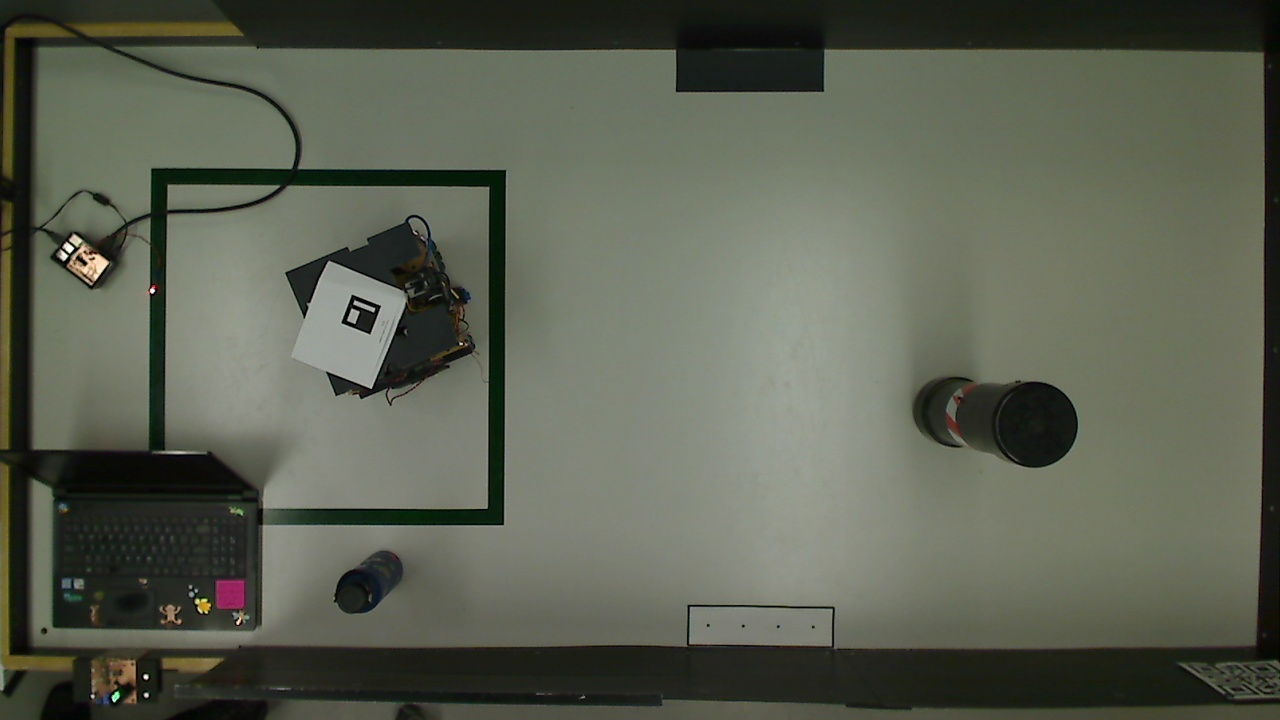
#> input picture scripts/Aruko3.jpg, 1280 x 720 px, given in place of the camera
$ python demo3.py
#> lines starting #> are read from the running program, lines starting #| are printed output that depends on the picture; after the words box and inside, x2 and y2 are one past the last pixel; in counts of white or black regions, pixels touching at a corner belong together; long printed decimals are rounded
#> further down, frame is the input picture: shape (720, 1280, 3); mean B, G, R 82.1, 96.1, 91.7
import cv2
import numpy as np
import math
import imutils


def detect(crop_img):
    image = cv2.GaussianBlur(crop_img, (5, 5), 0)
    image = cv2.medianBlur(image, ksize=3)
    resized = image

    gray = cv2.cvtColor(resized, cv2.COLOR_BGR2GRAY)
    blurred = cv2.GaussianBlur(gray, (5, 5), 0)
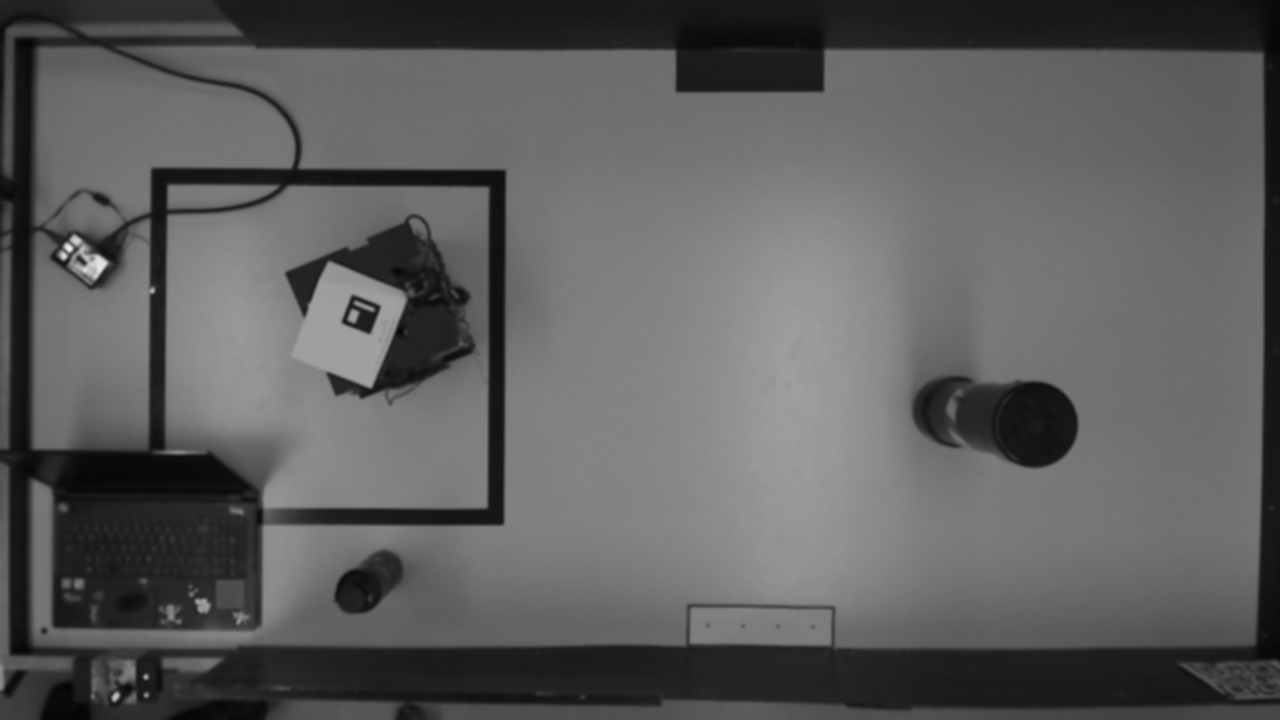
#> blurred: shape (720, 1280); min 5, max 245, mean 93.2
    canny_output = cv2.Canny(resized, 150, 150)
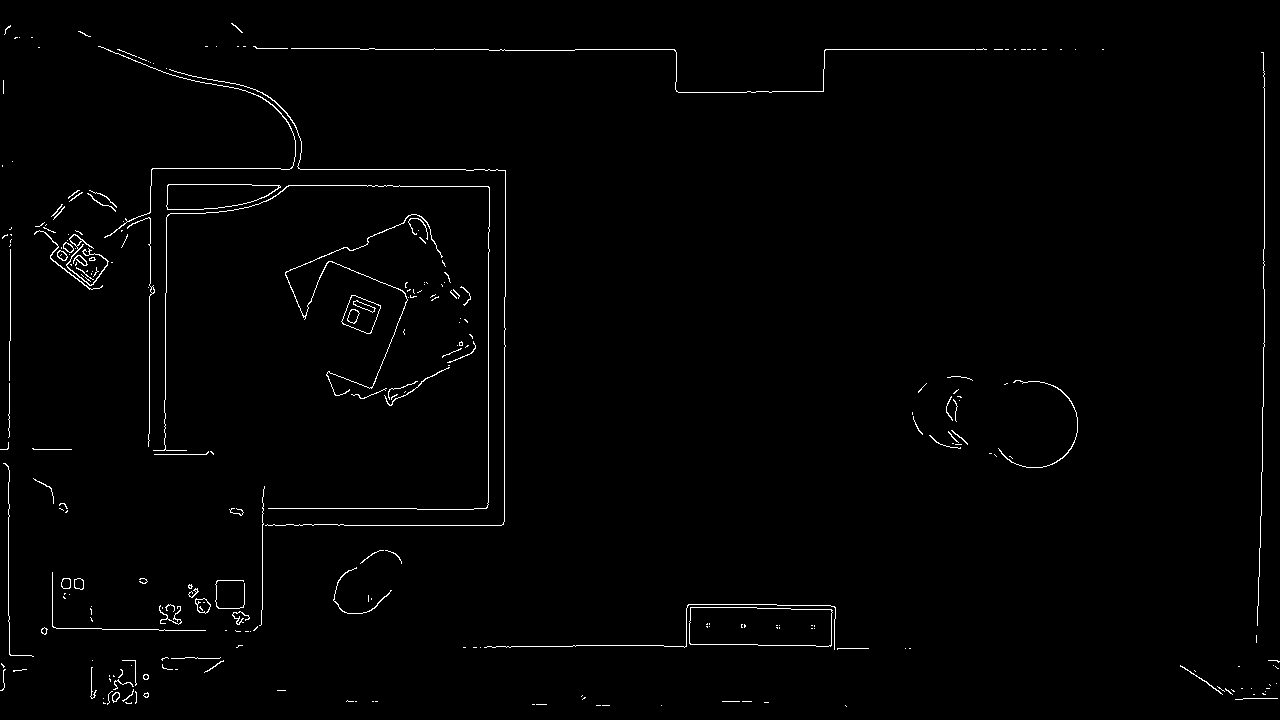
#> canny_output: shape (720, 1280); 1.2% white in thin lines or dots
    canny_output = cv2.GaussianBlur(canny_output, (5, 5), 0)
    canny_output = cv2.Canny(resized, 150, 150)

    kernel = cv2.getStructuringElement(cv2.MORPH_RECT, ksize=(3, 3))
    canny_output_close = cv2.morphologyEx(canny_output, cv2.MORPH_OPEN, kernel=kernel)
#> canny_output_close: shape (720, 1280); every value is 0
    canny_output_close = cv2.morphologyEx(canny_output, cv2.MORPH_CLOSE, kernel=kernel, iterations=3)
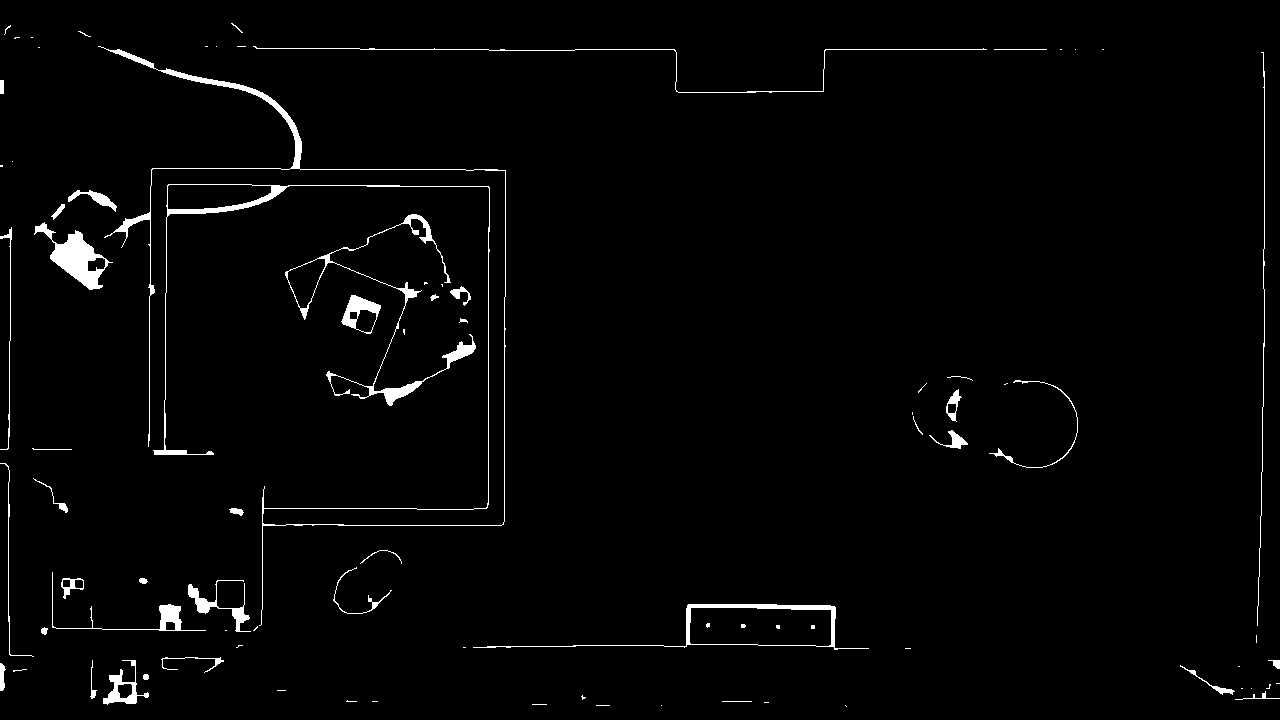
#> canny_output_close: shape (720, 1280); 2% white; 85 white regions (44 under 20 px)
    hierachy = cv2.findContours(canny_output_close, cv2.RETR_TREE, cv2.CHAIN_APPROX_SIMPLE)
    cnts = imutils.grab_contours(hierachy)
#> cnts = 96 contours, 53 with area under 20; largest, box (x1, y1, x2, y2) and area: (473, 604, 869, 650) 5986, (689, 607, 832, 647) 5206, (98, 46, 506, 626) 4394, (285, 214, 476, 406) 2466, (167, 184, 272, 210) 2189
    cnts = sorted(cnts, key=cv2.contourArea, reverse=True)[:10]
#> cnts = 10 contours; largest, box (x1, y1, x2, y2) and area: (473, 604, 869, 650) 5986, (689, 607, 832, 647) 5206, (98, 46, 506, 626) 4394, (285, 214, 476, 406) 2466, (167, 184, 272, 210) 2189

    for c in cnts:
        M = cv2.moments(c)
        peri = cv2.arcLength(c, True)
        approx = cv2.approxPolyDP(c, 0.04 * peri, True)
        if len(approx) == 3:
            centerX = int((M["m10"] / M["m00"]))
            centerY = int((M["m01"] / M["m00"]))

            peak = getTrianglePeak(approx)
            dy = peak[1] - centerY
            dx = peak[0] - centerX

            angle = math.atan2(-dy, dx)
            angle = np.rad2deg(angle)
            angle = angle
            centerX = centerX
            centerY = centerY
            return angle, (centerX, centerY)
#> this loop made 1 pass
#> (peri, approx, centerX, centerY, dis1 in getTrianglePeak, dis2 in getTrianglePeak, dis3 in getTrianglePeak, dy) on pass 1: (882.5, [[868, 648], [776, 604], [473, 647]], 759, 624, 102, 395, 306, 23)


def getTrianglePeak(markers):
    dis1 = math.sqrt((markers[0][0][0] - markers[1][0][0]) ** 2 + (markers[0][0][1] - markers[1][0][1]) ** 2)
    dis2 = math.sqrt((markers[0][0][0] - markers[2][0][0]) ** 2 + (markers[0][0][1] - markers[2][0][1]) ** 2)
    dis3 = math.sqrt((markers[1][0][0] - markers[2][0][0]) ** 2 + (markers[1][0][1] - markers[2][0][1]) ** 2)
    # distance_1 = euc_distance(markers[0], markers[1])
    # distance_2 = euc_distance(markers[0], markers[2])
    # distance_3 = euc_distance(markers[1], markers[2])

    if dis1 > dis2 and dis3 > dis2:
        return markers[1][0]
    if dis1 > dis3 and dis2 > dis3:
        return markers[0][0]
    else:
        return markers[2][0]


if __name__ == "__main__":
    # execute only if run as a script
    capture = cv2.VideoCapture(1)
    capture.set(cv2.CAP_PROP_FRAME_WIDTH, 1200);
    capture.set(cv2.CAP_PROP_FRAME_HEIGHT, 760);
    capture.set(cv2.CAP_PROP_FPS, 15)

    while True:
        ret, frame = capture.read()
        crop_img = frame
        angle = detect(crop_img)
#> angle = (-175.4, (759, 624))
        print(angle)
#| (-175.402, (759, 624))
        angle = angle[1]
#> angle = (759, 624)
        cv2.circle(crop_img, (angle[0], angle[1]), 80, (0, 0, 255), 4)
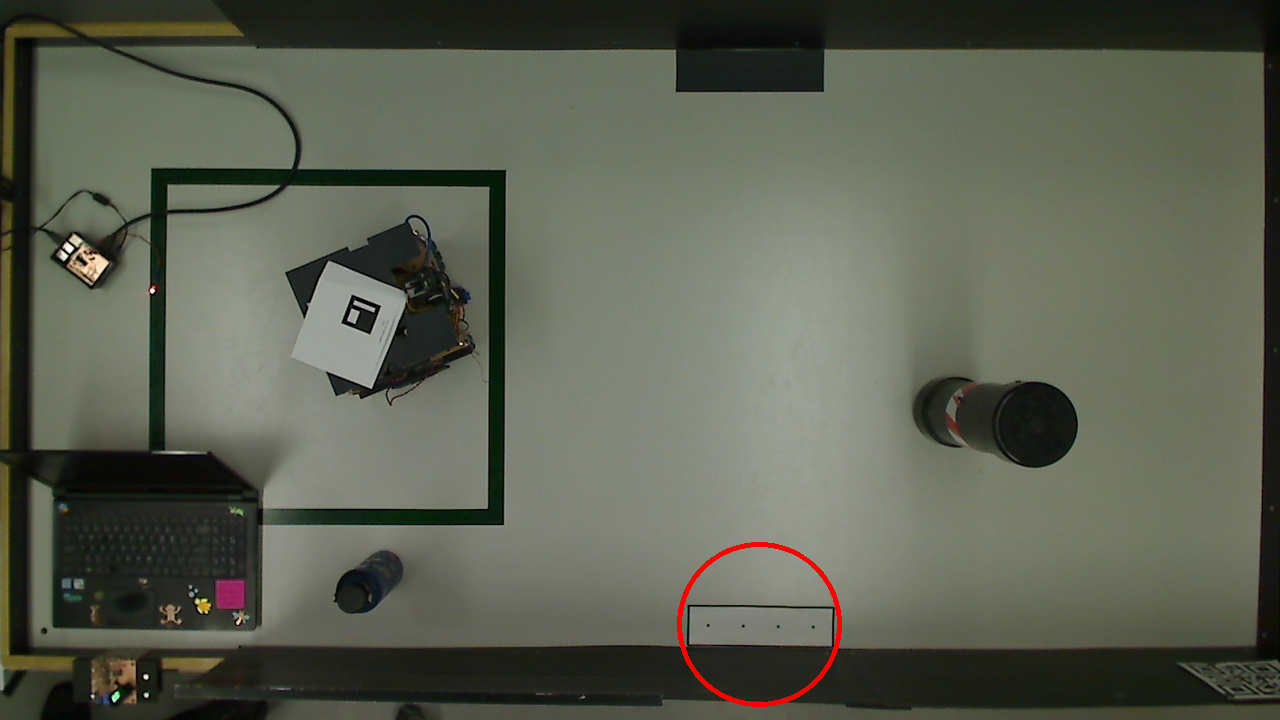
#> crop_img: shape (720, 1280, 3); 0.27% of pixels changed, all inside (x1, y1, x2, y2) = (677, 542, 842, 707)
        cv2.imshow("Robot detecte",crop_img)
        cv2.waitKey()
